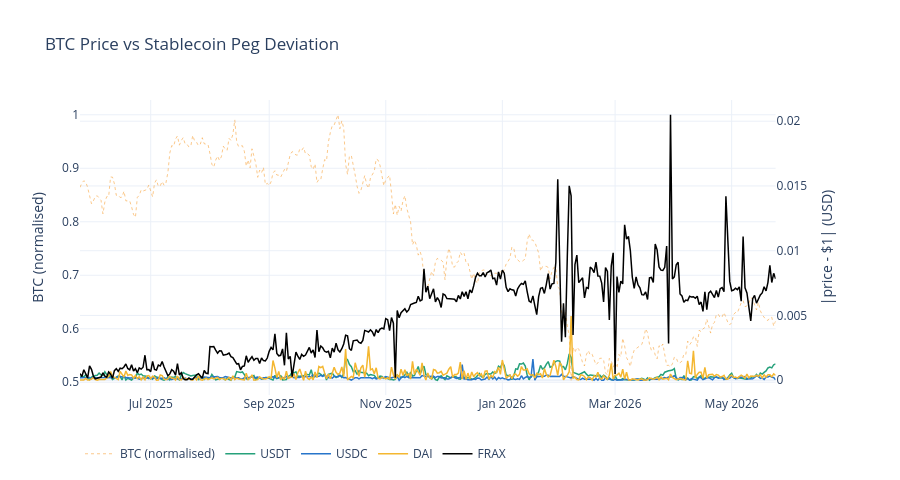

The notebook cell saved with this chart:
### Markdown cell above
### 5.7 — BTC Market Stress vs Stablecoin Peg Deviation

We use `|BTC daily return|` as a market stress proxy and test its Pearson correlation with each stablecoin's deviation. If de-pegs cluster around broad market sell-offs, a risk model should condition stablecoin exposure on macro volatility — not treat it as idiosyncratic.

### Code cell
btc        = dedup(btc_price).reindex(dev.index).ffill()
eth        = dedup(eth_price).reindex(dev.index).ffill()
btc_stress = btc.pct_change().abs().fillna(0)

print("Pearson correlation: |BTC 1-day return| vs stablecoin peg deviation\n")
rows = []
for ticker in COINS:
    aligned = pd.concat([btc_stress, dev[ticker]], axis=1).dropna()
    r, p = stats.pearsonr(aligned.iloc[:, 0], aligned.iloc[:, 1])
    rows.append({"Stablecoin": ticker, "r": round(r, 4),
                 "p-value": round(p, 6), "Significant (p<0.05)": "Yes" if p < 0.05 else "No"})
print(pd.DataFrame(rows).set_index("Stablecoin").to_string())

fig7 = make_subplots(specs=[[{"secondary_y": True}]])
btc_norm = btc / btc.max()
fig7.add_trace(go.Scatter(x=btc.index, y=btc_norm, name="BTC (normalised)",
    line=dict(color="rgba(247,147,26,0.5)", width=1, dash="dot")), secondary_y=False)
for ticker in COINS:
    fig7.add_trace(go.Scatter(x=dev.index, y=dev[ticker], name=ticker,
        line=dict(color=COLORS[ticker], width=1.5)), secondary_y=True)
fig7.update_layout(title="BTC Price vs Stablecoin Peg Deviation",
    template="plotly_white", hovermode="x unified",
    legend=dict(orientation="h", y=-0.15), height=480)
fig7.update_yaxes(title_text="BTC (normalised)", secondary_y=False)
fig7.update_yaxes(title_text="|price - $1| (USD)", secondary_y=True)
save_chart(fig7, "btc_correlation.png", height=480)
fig7.show()

### Figure 1 — Plotly figure (JSON) as saved in the notebook; plotly's stock layout.template omitted (floating-point values rounded to 4 significant figures; data arrays with more than 128 entries replaced by an {"elided": "..."} marker saying what was removed)
{"data": [{"line": {"color": "rgba(247,147,26,0.5)", "dash": "dot", "width": 1}, "name": "BTC (normalised)", "type": "scatter", "x": {"elided": "365 str values"}, "xaxis": "x", "y": {"elided": "365 float values"}, "yaxis": "y"}, {"line": {"color": "#26A17B", "width": 1.5}, "name": "USDT", "type": "scatter", "x": {"elided": "365 str values"}, "xaxis": "x", "y": {"elided": "365 float values"}, "yaxis": "y2"}, {"line": {"color": "#2775CA", "width": 1.5}, "name": "USDC", "type": "scatter", "x": {"elided": "365 str values"}, "xaxis": "x", "y": {"elided": "365 float values"}, "yaxis": "y2"}, {"line": {"color": "#F4B731", "width": 1.5}, "name": "DAI", "type": "scatter", "x": {"elided": "365 str values"}, "xaxis": "x", "y": {"elided": "365 float values"}, "yaxis": "y2"}, {"line": {"color": "#000000", "width": 1.5}, "name": "FRAX", "type": "scatter", "x": {"elided": "365 str values"}, "xaxis": "x", "y": {"elided": "365 float values"}, "yaxis": "y2"}], "layout": {"height": 480, "hovermode": "x unified", "legend": {"orientation": "h", "y": -0.15}, "title": {"text": "BTC Price vs Stablecoin Peg Deviation"}, "xaxis": {"anchor": "y", "domain": [0, 0.94]}, "yaxis": {"anchor": "x", "domain": [0, 1], "title": {"text": "BTC (normalised)"}}, "yaxis2": {"anchor": "x", "overlaying": "y", "side": "right", "title": {"text": "|price - $1| (USD)"}}}}
